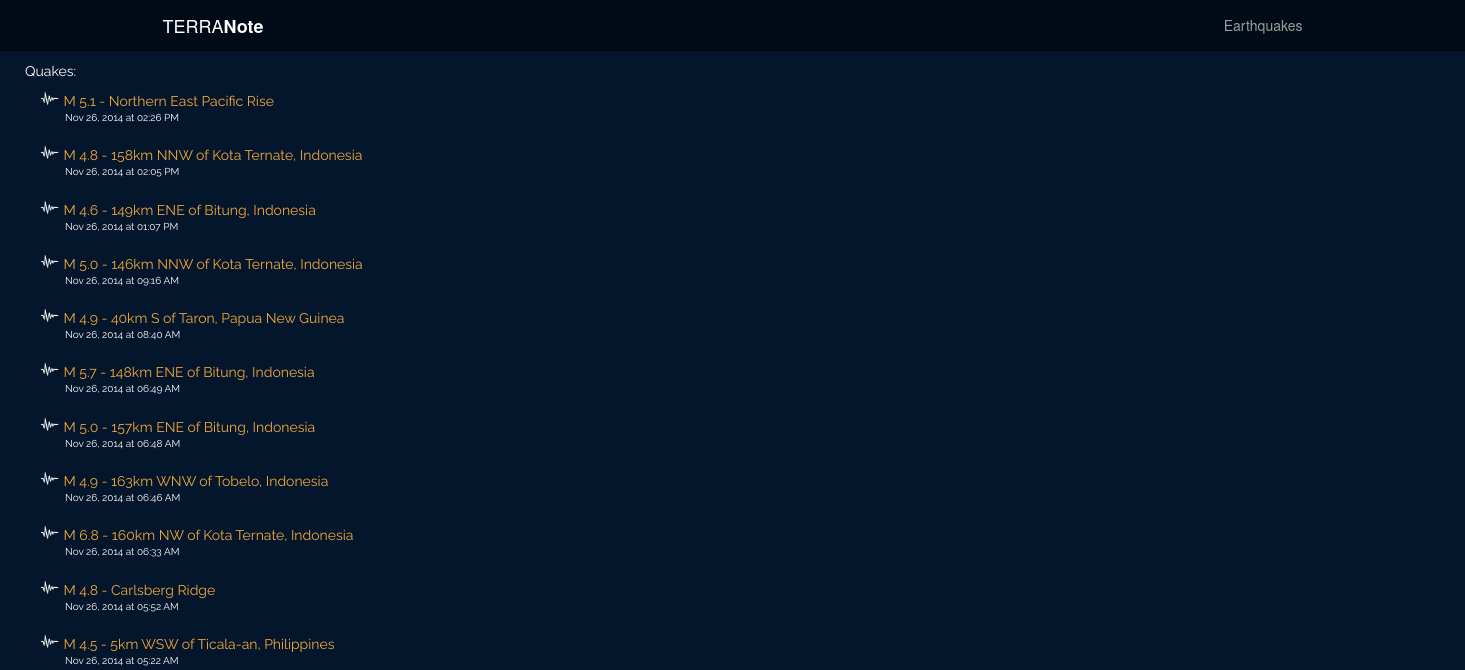
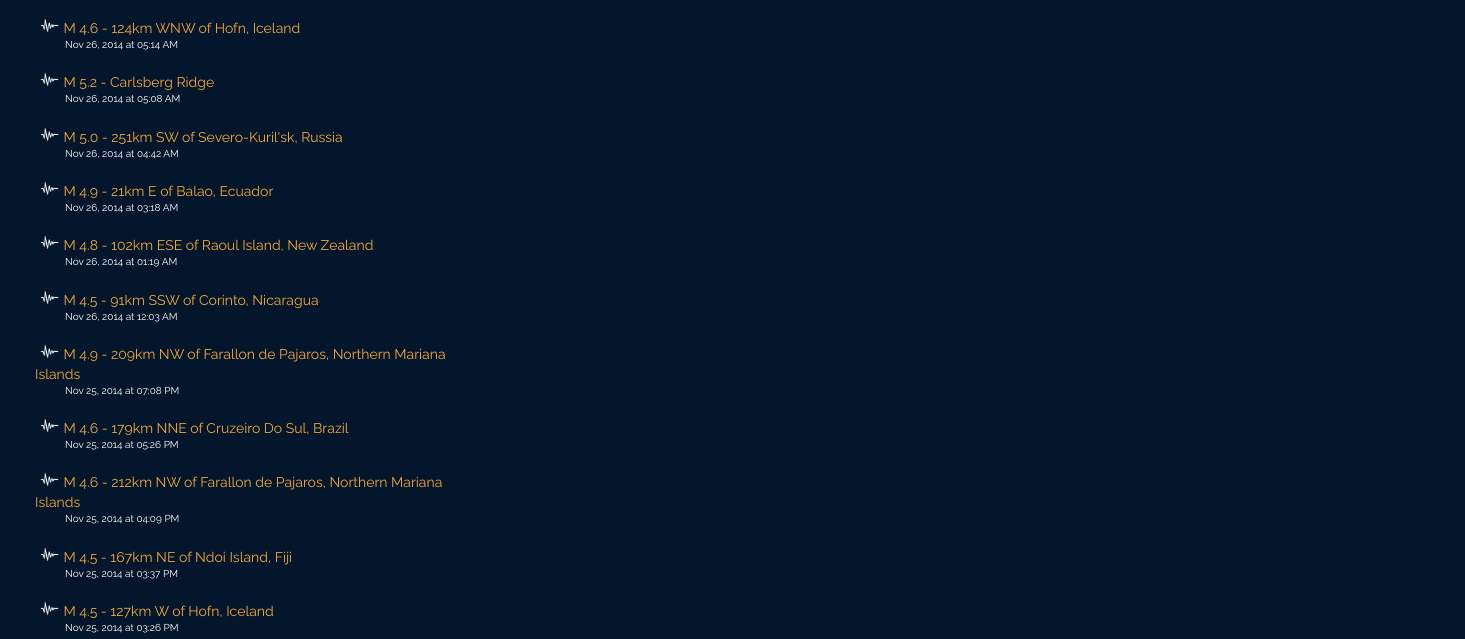
The app's page /quakes (upper part), older data (2 pictures, top to bottom).
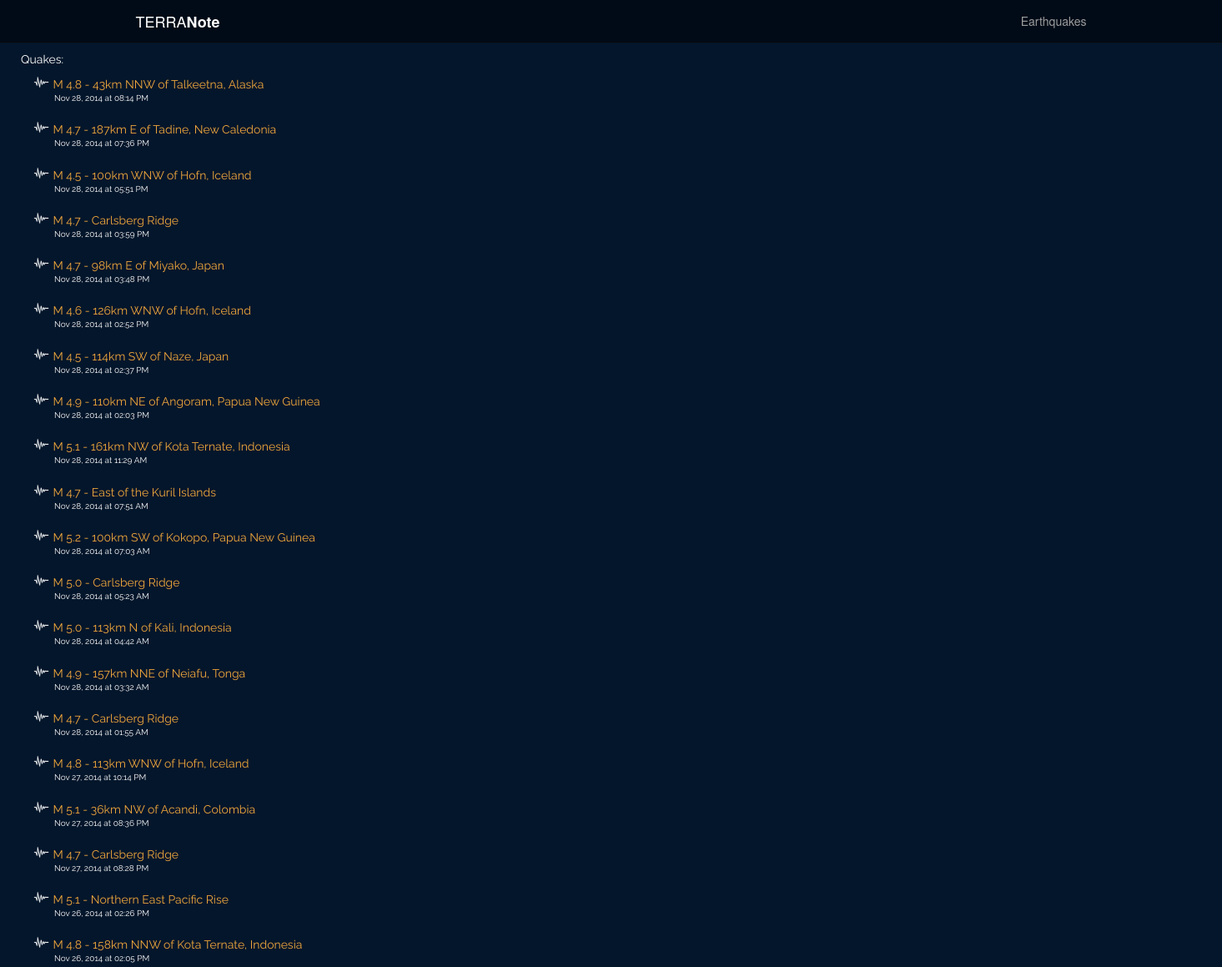
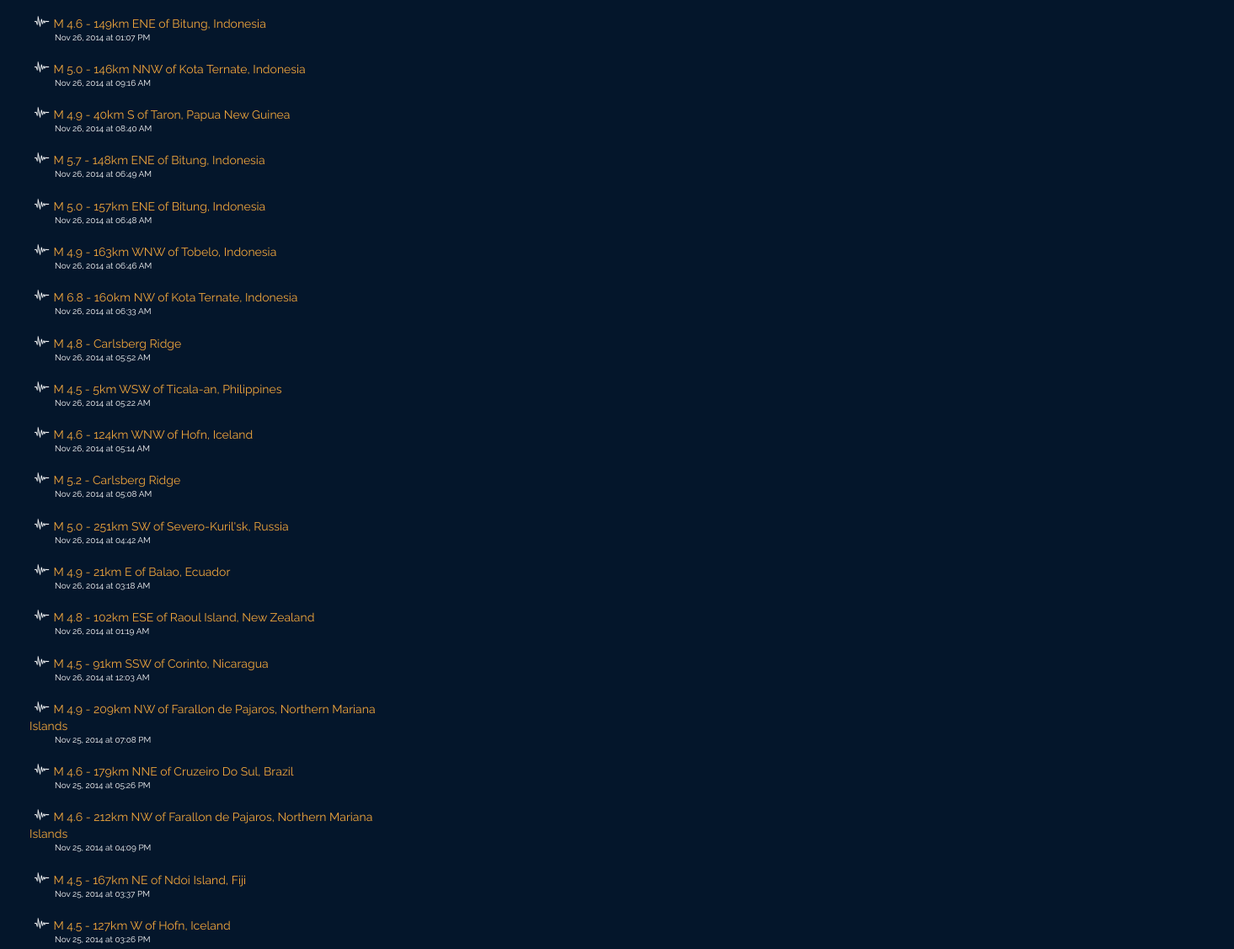
The same page, newer data (2 pictures, top to bottom).
### model.py (models this page shows)
class Quake(Base):
    __tablename__ = "quakes"
    quake_id = Column(String(50), primary_key = True)
    quake_title = Column(String, nullable = False)
    quake_type = Column(String(25), nullable = False)
    magnitude = Column(Float, nullable = False)
    place = Column(String, nullable = False)
    latitude = Column(Float, nullable = False)
    longitude = Column(Float, nullable = False)
    depth = Column(Float, nullable = False)
    quake_datetime = Column(DateTime, nullable = False)
    url = Column(String, nullable = False)
    seismictype = Column(String, nullable = False)
    status = Column(String, nullable = False)
    felt = Column(Integer, nullable = True)
    tsunami = Column(Integer, nullable = True)
    recordtime = Column(DateTime, nullable = False)

### note.py (the view)
@app.route("/quakes")
def quake_notes():
	data = Quake.query.order_by(Quake.quake_datetime.desc()).limit(25)
	cols = Quake.__table__.columns
	json_compiled = {}
	for quake in data:
		json_compiled[quake.quake_id] = {}
		json_compiled[quake.quake_id]['lat'] = quake.latitude
		json_compiled[quake.quake_id]['lng'] = quake.longitude
		json_compiled[quake.quake_id]['title'] = quake.quake_title
		json_compiled[quake.quake_id]['id'] = quake.quake_id
	quakes = Quake.query.order_by(Quake.quake_datetime.desc()).all()
	return render_template("quakes.html", quakes=quakes, quake_points=json_compiled)

### templates/quakes.html (shortened to what this page needs)
{% extends 'base.html' %}
{% block body %}
<div class="col-sm-4">
	<div class="quake-list">
		Quakes:
		{% for quake in quakes %}
		<div class="quake-list">
			<img class="small-icon" src="/static/images/quake-icon.png"/>
			<div class="recent-title"> <a href="/quakes/{{ quake.quake_id }}">{{ quake.quake_title }}</a> </div><div class="recent-datetime"> {{ quake.quake_datetime.strftime('%b %d, %Y at %I:%M %p') }}</div>
		</div>
		{% endfor %}
	</div>
</div>
<div class="col-sm-8">
	<div id="quakes-canvas"></div>
</div>
{% endblock %}

Row changes from the older to the newer data that the page shows:
added Quake: quake_title "M 4.8 - 43km NNW of Talkeetna, Alaska", quake_datetime "Nov 28, 2014 at 08:14 PM"
added Quake: quake_title "M 4.7 - 187km E of Tadine, New Caledonia", quake_datetime "Nov 28, 2014 at 07:36 PM"
added Quake: quake_title "M 4.5 - 100km WNW of Hofn, Iceland", quake_datetime "Nov 28, 2014 at 05:51 PM"
added Quake: quake_title "M 4.7 - Carlsberg Ridge", quake_datetime "Nov 28, 2014 at 03:59 PM"
added Quake: quake_title "M 4.7 - 98km E of Miyako, Japan", quake_datetime "Nov 28, 2014 at 03:48 PM"
added Quake: quake_title "M 4.6 - 126km WNW of Hofn, Iceland", quake_datetime "Nov 28, 2014 at 02:52 PM"
added Quake: quake_title "M 4.5 - 114km SW of Naze, Japan", quake_datetime "Nov 28, 2014 at 02:37 PM"
added Quake: quake_title "M 4.9 - 110km NE of Angoram, Papua New Guinea", quake_datetime "Nov 28, 2014 at 02:03 PM"
added Quake: quake_title "M 5.1 - 161km NW of Kota Ternate, Indonesia", quake_datetime "Nov 28, 2014 at 11:29 AM"
added Quake: quake_title "M 4.7 - East of the Kuril Islands", quake_datetime "Nov 28, 2014 at 07:51 AM"
added Quake: quake_title "M 5.2 - 100km SW of Kokopo, Papua New Guinea", quake_datetime "Nov 28, 2014 at 07:03 AM"
added Quake: quake_title "M 5.0 - Carlsberg Ridge", quake_datetime "Nov 28, 2014 at 05:23 AM"
added Quake: quake_title "M 5.0 - 113km N of Kali, Indonesia", quake_datetime "Nov 28, 2014 at 04:42 AM"
added Quake: quake_title "M 4.9 - 157km NNE of Neiafu, Tonga", quake_datetime "Nov 28, 2014 at 03:32 AM"
added Quake: quake_title "M 4.7 - Carlsberg Ridge", quake_datetime "Nov 28, 2014 at 01:55 AM"
added Quake: quake_title "M 4.8 - 113km WNW of Hofn, Iceland", quake_datetime "Nov 27, 2014 at 10:14 PM"
added Quake: quake_title "M 5.1 - 36km NW of Acandi, Colombia", quake_datetime "Nov 27, 2014 at 08:36 PM"
added Quake: quake_title "M 4.7 - Carlsberg Ridge", quake_datetime "Nov 27, 2014 at 08:28 PM"
